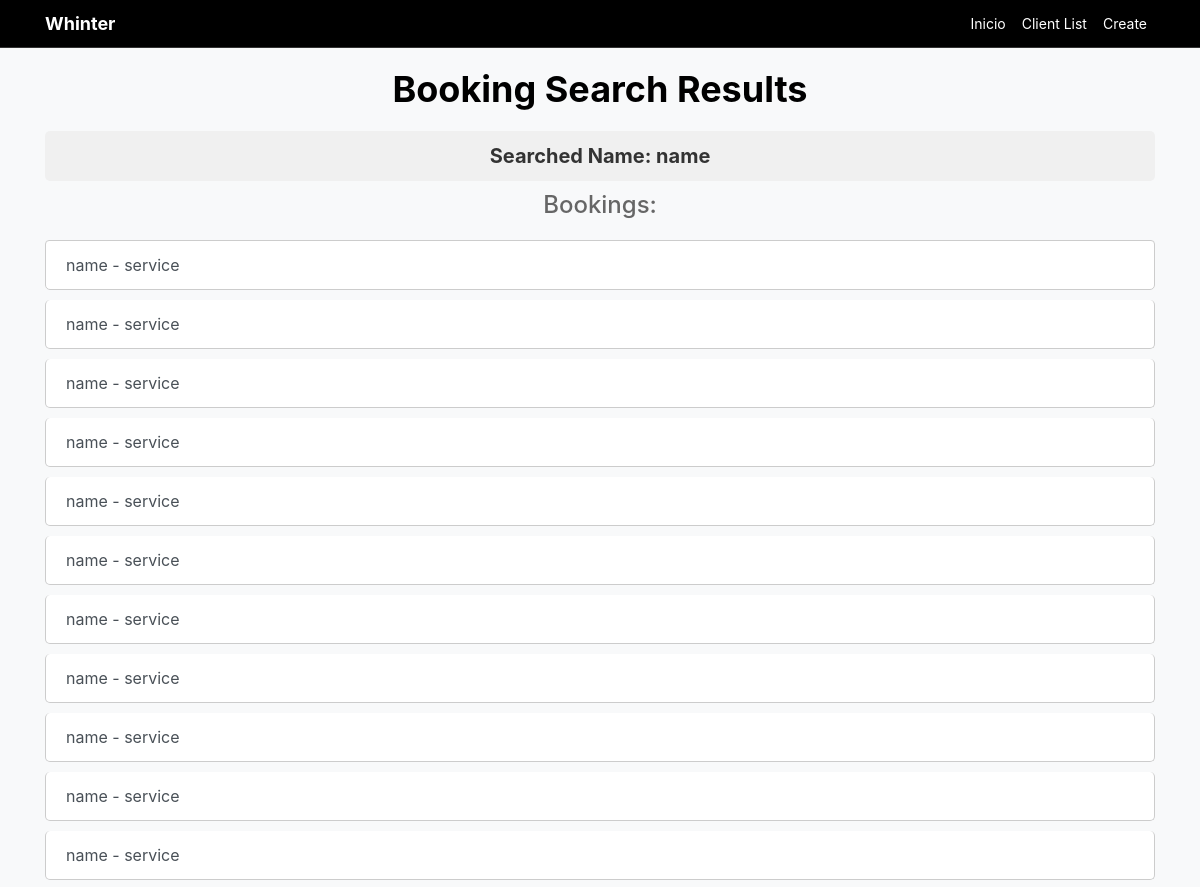
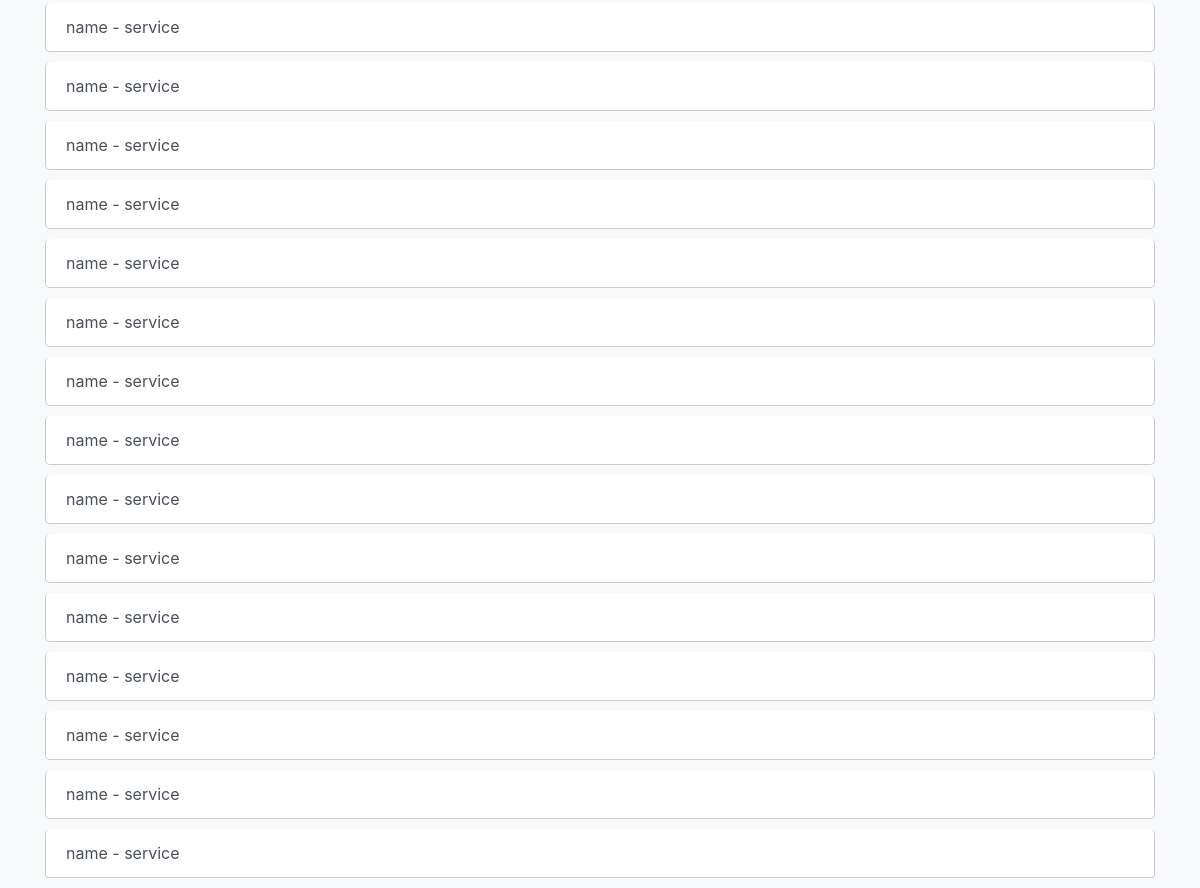
The page /whinter/searching/name on the database its author committed (2 pictures, top to bottom).
### whinter/models.py (models this page shows, shortened)
class Booking(models.Model):
    name = models.CharField(max_length=50)
    service = models.CharField(max_length=50)

### whinter/views.py (the view)
# urls.py: path("searching/<name>", search),
def search(request, name):
    print("-" * 100)
    print("-" * 100)
    print(request.method)
    booking = Booking.objects.filter(name=name).all()
    context = {
        'name' : name,
        'bookings' : booking
    }
    return render(request, 'search.html', context)

### whinter/templates/search.html (shortened to what this page needs)
<!DOCTYPE html>
<html lang="en">
<head>
    <link href="https://stackpath.bootstrapcdn.com/bootstrap/4.5.2/css/bootstrap.min.css" rel="stylesheet">
</head>
<body>
    <nav class="navbar navbar-expand-lg navbar-dark">
        <div class="container">
            <a class="navbar-brand" href="/">Whinter</a>
            <div class="collapse navbar-collapse" id="navbarSupportedContent">
                <ul class="navbar-nav ml-auto">
                    <li class="nav-item active">
                        <a class="nav-link" href="/whinter">Inicio <span class="sr-only">(current)</span></a>
                    </li>
                    <li class="nav-item">
                        <a class="nav-link" href="/whinter/list">Client List</a>
                    </li>
                    <li class="nav-item">
                        <a class="nav-link" href="/whinter/create/name/service">Create</a>
                    </li>
                </ul>
            </div>
        </div>
    </nav>
    <div class="container">
        <h1 class="title">Booking Search Results</h1>
        <p class="searched-name">Searched Name: {{ name }}</p>
        {% if bookings %}
            <h2 class="subtitle">Bookings:</h2>
            <div class="list-group">
                {% for booking in bookings %}
                    <a href="#" class="list-group-item list-group-item-action booking-item">{{ booking.name }} - {{ booking.service }}</a>
                {% endfor %}
            </div>
        {% else %}
            <p class="no-booking">No bookings found for the searched name.</p>
        {% endif %}
    </div>
</body>
</html>

### whinter/templates/search.html (style rules this page uses)
body { font-family: -apple-system, BlinkMacSystemFont, 'Segoe UI', Roboto, 'Helvetica Neue', Arial, sans-serif; background-color: #f8f9fa; }
.navbar { background-color: #000; border-bottom: 0.5px solid rgba(255, 255, 255, 0.2); padding: 5px 0; }
.navbar-brand { color: #fff; font-size: 18px; font-weight: bold; padding-right: 20px; }
.navbar-nav .nav-link { color: #fff !important; font-size: 14px; padding: 5px 10px; }
.title { color: #000; font-size: 36px; font-weight: bold; margin-bottom: 20px; text-align: center; margin-top: 20px; }
.subtitle { color: #666; font-size: 24px; margin-bottom: 20px; text-align: center; }
.list-group-item { background-color: #fff; border: 1px solid #ccc; margin-bottom: 10px; border-radius: 5px; }
.searched-name { color: #333; font-size: 20px; font-weight: bold; margin-bottom: 10px; text-align: center; background-color: #f0f0f0; padding: 10px; border-radius: 5px; box-shadow: none; }

### rows shown on the page
Booking: name "name", service "service"
Booking: name "name", service "service"
Booking: name "name", service "service"
Booking: name "name", service "service"
Booking: name "name", service "service"
Booking: name "name", service "service"
Booking: name "name", service "service"
Booking: name "name", service "service"
Booking: name "name", service "service"
Booking: name "name", service "service"
Booking: name "name", service "service"
Booking: name "name", service "service"
Booking: name "name", service "service"
Booking: name "name", service "service"
Booking: name "name", service "service"
Booking: name "name", service "service"
Booking: name "name", service "service"
Booking: name "name", service "service"
Booking: name "name", service "service"
Booking: name "name", service "service"
Booking: name "name", service "service"
Booking: name "name", service "service"
Booking: name "name", service "service"
Booking: name "name", service "service"
Booking: name "name", service "service"
Booking: name "name", service "service"

### other values the page prints
{{ name }} "name"
